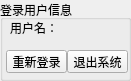
   <widget class="QGroupBox" name="groupBox_2">
    <property name="geometry">
     <rect>
      <x>0</x>
      <y>9</y>
      <width>131</width>
      <height>81</height>
     </rect>
    </property>
    <property name="styleSheet">
     <string notr="true">QGroupBox::title{
font: 75 14pt &quot;Agency FB&quot;;
}</string>
    </property>
    <property name="title">
     <string>登录用户信息</string>
    </property>
    <widget class="QLabel" name="label">
     <property name="geometry">
      <rect>
       <x>10</x>
       <y>20</y>
       <width>51</width>
       <height>16</height>
      </rect>
     </property>
     <property name="text">
      <string>用户名：</string>
     </property>
    </widget>
    <widget class="QPushButton" name="BtnReLogin">
     <property name="geometry">
      <rect>
       <x>6</x>
       <y>50</y>
       <width>61</width>
       <height>23</height>
      </rect>
     </property>
     <property name="styleSheet">
      <string notr="true"/>
     </property>
     <property name="text">
      <string>重新登录</string>
     </property>
    </widget>
    <widget class="QPushButton" name="BtnLoginOutSystem">
     <property name="geometry">
      <rect>
       <x>67</x>
       <y>50</y>
       <width>61</width>
       <height>23</height>
      </rect>
     </property>
     <property name="styleSheet">
      <string notr="true"/>
     </property>
     <property name="text">
      <string>退出系统</string>
     </property>
    </widget>
    <widget class="QLabel" name="label_username">
     <property name="geometry">
      <rect>
       <x>60</x>
       <y>18</y>
       <width>61</width>
       <height>31</height>
      </rect>
     </property>
     <property name="styleSheet">
      <string notr="true">color:red;
font: 75 14pt &quot;新宋体&quot;;

</string>
     </property>
     <property name="text">
      <string/>
     </property>
    </widget>
   </widget>
